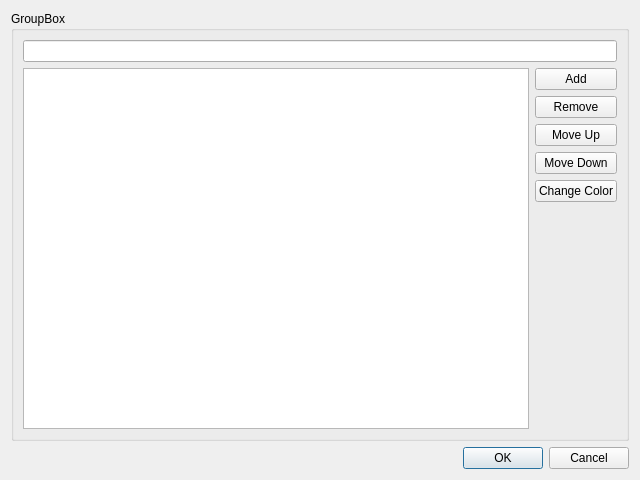
<?xml version="1.0" encoding="UTF-8"?>
<ui version="4.0">
 <class>Dialog</class>
 <widget class="QDialog" name="Dialog">
  <property name="geometry">
   <rect>
    <x>0</x>
    <y>0</y>
    <width>640</width>
    <height>480</height>
   </rect>
  </property>
  <property name="windowTitle">
   <string>Dialog</string>
  </property>
  <layout class="QVBoxLayout" name="verticalLayout_2">
   <item>
    <widget class="QGroupBox" name="groupBox">
     <property name="title">
      <string>GroupBox</string>
     </property>
     <layout class="QGridLayout" name="gridLayout">
      <item row="0" column="0" colspan="2">
       <widget class="QLineEdit" name="lineEdit"/>
      </item>
      <item row="1" column="0" rowspan="2">
       <widget class="QTableWidget" name="tableWidget"/>
      </item>
      <item row="1" column="1">
       <layout class="QVBoxLayout" name="verticalLayout">
        <item>
         <widget class="QPushButton" name="addButton">
          <property name="text">
           <string>Add</string>
          </property>
         </widget>
        </item>
        <item>
         <widget class="QPushButton" name="removeButton">
          <property name="text">
           <string>Remove</string>
          </property>
         </widget>
        </item>
        <item>
         <widget class="QPushButton" name="upButton">
          <property name="text">
           <string>Move Up</string>
          </property>
         </widget>
        </item>
        <item>
         <widget class="QPushButton" name="downButton">
          <property name="text">
           <string>Move Down</string>
          </property>
         </widget>
        </item>
        <item>
         <widget class="QPushButton" name="colorButton">
          <property name="text">
           <string>Change Color</string>
          </property>
         </widget>
        </item>
       </layout>
      </item>
      <item row="2" column="1">
       <spacer name="verticalSpacer">
        <property name="orientation">
         <enum>Qt::Vertical</enum>
        </property>
        <property name="sizeHint" stdset="0">
         <size>
          <width>20</width>
          <height>190</height>
         </size>
        </property>
       </spacer>
      </item>
     </layout>
    </widget>
   </item>
   <item>
    <widget class="QDialogButtonBox" name="buttonBox">
     <property name="orientation">
      <enum>Qt::Horizontal</enum>
     </property>
     <property name="standardButtons">
      <set>QDialogButtonBox::Cancel|QDialogButtonBox::Ok</set>
     </property>
    </widget>
   </item>
  </layout>
 </widget>
 <resources/>
 <connections>
  <connection>
   <sender>buttonBox</sender>
   <signal>accepted()</signal>
   <receiver>Dialog</receiver>
   <slot>accept()</slot>
   <hints>
    <hint type="sourcelabel">
     <x>247</x>
     <y>444</y>
    </hint>
    <hint type="destinationlabel">
     <x>157</x>
     <y>274</y>
    </hint>
   </hints>
  </connection>
  <connection>
   <sender>buttonBox</sender>
   <signal>rejected()</signal>
   <receiver>Dialog</receiver>
   <slot>reject()</slot>
   <hints>
    <hint type="sourcelabel">
     <x>315</x>
     <y>444</y>
    </hint>
    <hint type="destinationlabel">
     <x>286</x>
     <y>274</y>
    </hint>
   </hints>
  </connection>
  <connection>
   <sender>addButton</sender>
   <signal>clicked()</signal>
   <receiver>Dialog</receiver>
   <slot>addRow()</slot>
   <hints>
    <hint type="sourcelabel">
     <x>573</x>
     <y>78</y>
    </hint>
    <hint type="destinationlabel">
     <x>636</x>
     <y>20</y>
    </hint>
   </hints>
  </connection>
  <connection>
   <sender>removeButton</sender>
   <signal>clicked()</signal>
   <receiver>Dialog</receiver>
   <slot>removeRow()</slot>
   <hints>
    <hint type="sourcelabel">
     <x>606</x>
     <y>118</y>
    </hint>
    <hint type="destinationlabel">
     <x>638</x>
     <y>117</y>
    </hint>
   </hints>
  </connection>
  <connection>
   <sender>upButton</sender>
   <signal>clicked()</signal>
   <receiver>Dialog</receiver>
   <slot>moveUp()</slot>
   <hints>
    <hint type="sourcelabel">
     <x>612</x>
     <y>147</y>
    </hint>
    <hint type="destinationlabel">
     <x>634</x>
     <y>163</y>
    </hint>
   </hints>
  </connection>
  <connection>
   <sender>downButton</sender>
   <signal>clicked()</signal>
   <receiver>Dialog</receiver>
   <slot>moveDown()</slot>
   <hints>
    <hint type="sourcelabel">
     <x>588</x>
     <y>182</y>
    </hint>
    <hint type="destinationlabel">
     <x>635</x>
     <y>210</y>
    </hint>
   </hints>
  </connection>
  <connection>
   <sender>lineEdit</sender>
   <signal>returnPressed()</signal>
   <receiver>Dialog</receiver>
   <slot>addRow()</slot>
   <hints>
    <hint type="sourcelabel">
     <x>349</x>
     <y>56</y>
    </hint>
    <hint type="destinationlabel">
     <x>404</x>
     <y>6</y>
    </hint>
   </hints>
  </connection>
  <connection>
   <sender>colorButton</sender>
   <signal>clicked()</signal>
   <receiver>Dialog</receiver>
   <slot>changeColor()</slot>
   <hints>
    <hint type="sourcelabel">
     <x>575</x>
     <y>215</y>
    </hint>
    <hint type="destinationlabel">
     <x>636</x>
     <y>249</y>
    </hint>
   </hints>
  </connection>
 </connections>
 <slots>
  <slot>addRow()</slot>
  <slot>removeRow()</slot>
  <slot>moveUp()</slot>
  <slot>moveDown()</slot>
  <slot>changeColor()</slot>
 </slots>
</ui>
